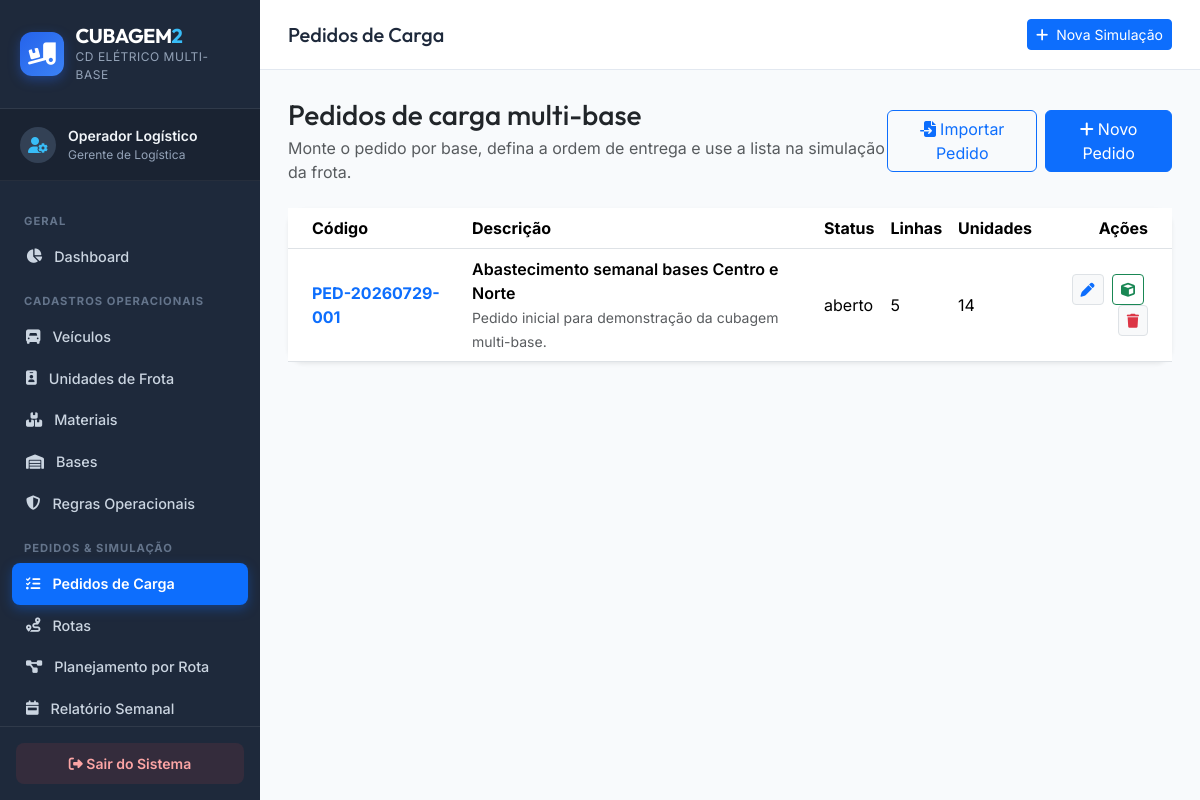
Page /pages/pedidos.php on the committed database.
### tables this page shows
CREATE TABLE pedidos_carga (
  id INTEGER PRIMARY KEY AUTOINCREMENT,
  codigo_pedido TEXT NOT NULL UNIQUE,
  descricao TEXT NOT NULL,
  status TEXT DEFAULT 'rascunho',
  observacoes TEXT NULL,
  created_at DATETIME DEFAULT CURRENT_TIMESTAMP,
  updated_at DATETIME DEFAULT CURRENT_TIMESTAMP
);

### controllers/PedidoCargaController.php (called while the page is built, shortened)
<?php
require_once __DIR__ . '/../models/PedidoCarga.php';
class PedidoCargaController {
    private PedidoCarga $model;
    public function __construct() {
        $this->model = new PedidoCarga();
    }
    public function listar(): array {
        return $this->model->listarTodos();
    }
    public function buscar(int $id): ?array {
        return $this->model->buscarPorId($id);
    }
}

### models/PedidoCarga.php (called while the page is built, shortened)
<?php
require_once __DIR__ . '/../config/conexao.php';
class PedidoCarga {
    private PDO $pdo;
    public function __construct() {
        global $pdo;
        $this->pdo = $pdo;
    }
    public function listarTodos(): array {
        $sql = 'SELECT p.*,
                       COUNT(i.id) AS linhas,
                       COALESCE(SUM(i.quantidade), 0) AS unidades
                FROM pedidos_carga p
                LEFT JOIN pedido_itens i ON i.pedido_id = p.id
                WHERE p.status NOT IN ("planejamento_rota", "simulacao_multi")
                GROUP BY p.id
                ORDER BY p.id DESC';
        return $this->pdo->query($sql)->fetchAll();
    }
    public function buscarPorId(int $id): ?array {
        $stmt = $this->pdo->prepare('SELECT * FROM pedidos_carga WHERE id = ?');
        $stmt->execute([$id]);
        $pedido = $stmt->fetch();
        $stmtItens = $this->pdo->prepare(
            'SELECT i.*,
                    m.codigo AS material_codigo,
                    m.descricao AS material_descricao,
                    m.categoria,
                    m.formato_fisico,
                    m.peso_unitario_kg,
                    m.comprimento_m,
                    m.largura_m,
                    m.altura_m,
                    m.volume_unitario_m3,
                    m.empilhavel,
                    m.max_lastros,
                    m.perfil_empilhamento,
                    m.fragilidade,
                    m.amarracao_especial,
                    b.codigo AS base_codigo,
                    b.nome AS base_nome
             FROM pedido_itens i
             JOIN materiais m ON m.id = i.material_id
             JOIN bases_operacionais b ON b.id = i.base_id
             WHERE i.pedido_id = ?
             ORDER BY i.ordem_entrega ASC, b.ordem_padrao ASC, i.id ASC'
        );
        $stmtItens->execute([$id]);
        $pedido['itens'] = $stmtItens->fetchAll();
        return $pedido;
    }
}

### pages/pedidos.php (the view, shortened to what this page needs)
<?php
require_once __DIR__ . '/../controllers/PedidoCargaController.php';
require_once __DIR__ . '/../includes/header.php';
require_once __DIR__ . '/../includes/menu.php';
$pedidoController = new PedidoCargaController();
$pedidos = $pedidoController->listar();
$pedidosDetalhados = [];
foreach ($pedidos as $pedidoResumo) {
    $pedidosDetalhados[$pedidoResumo['id']] = $pedidoController->buscar((int) $pedidoResumo['id']);
}
?>
<div class="container-fluid p-0">
    <div class="d-flex justify-content-between align-items-center mb-4">
        <div>
            <h2 class="h3 mb-1 text-dark">Pedidos de carga multi-base</h2>
            <p class="text-muted mb-0">Monte o pedido por base, defina a ordem de entrega e use a lista na simulação da frota.</p>
        </div>
        <div class="d-flex gap-2">
            <a href="importar_materiais.php" class="btn btn-outline-primary"><i class="fa-solid fa-file-import me-1"></i>Importar Pedido</a>
            <button class="btn btn-primary" data-bs-toggle="modal" data-bs-target="#modalPedido" onclick="resetPedidoForm()"><i class="fa-solid fa-plus me-1"></i>Novo Pedido</button>
        </div>
    </div>
    <div class="card border-0 shadow-sm rounded-4">
        <div class="card-body p-0">
            <div class="table-responsive">
                <table class="table table-hover align-middle mb-0">
                    <thead class="bg-light">
                        <tr>
                            <th class="ps-4">Código</th>
                            <th>Descrição</th>
                            <th>Status</th>
                            <th>Linhas</th>
                            <th>Unidades</th>
                            <th class="pe-4 text-end">Ações</th>
                        </tr>
                    </thead>
                    <tbody>
                        <?php if (empty($pedidos)): ?>
                            <tr><td colspan="6" class="text-center py-4 text-muted">Nenhum pedido cadastrado.</td></tr>
                        <?php else: ?>
                            <?php foreach ($pedidos as $pedido): ?>
                                <tr>
                                    <td class="ps-4 fw-bold text-primary"><?= htmlspecialchars($pedido['codigo_pedido']) ?></td>
                                    <td>
                                        <div class="fw-semibold"><?= htmlspecialchars($pedido['descricao']) ?></div>
                                        <small class="text-muted"><?= htmlspecialchars($pedido['observacoes']) ?></small>
                                    </td>
                                    <td><?= htmlspecialchars($pedido['status']) ?></td>
                                    <td><?= (int) $pedido['linhas'] ?></td>
                                    <td><?= (int) $pedido['unidades'] ?></td>
                                    <td class="pe-4 text-end">
                                        <button class="btn btn-sm btn-light border me-1" onclick='editPedido(<?= json_encode($pedidosDetalhados[$pedido["id"]], JSON_UNESCAPED_UNICODE | JSON_UNESCAPED_SLASHES) ?>)'><i class="fa-solid fa-pen text-primary"></i></button>
                                        <a href="simulacao.php?pedido_id=<?= (int) $pedido['id'] ?>" class="btn btn-sm btn-outline-success me-1"><i class="fa-solid fa-cube"></i></a>
                                        <button class="btn btn-sm btn-light border text-danger" onclick="deletePedido(<?= (int) $pedido['id'] ?>)"><i class="fa-solid fa-trash"></i></button>
                                    </td>
                                </tr>
                            <?php endforeach; ?>
                        <?php endif; ?>
                    </tbody>
                </table>
            </div>
        </div>
    </div>
</div>
<?php require_once __DIR__ . '/../includes/footer.php'; ?>

### assets/css/style.css (style rules this page uses)
:root { --primary-color: #0d6efd; --primary-hover: #0b5ed7; --dark-bg: #0f172a; --sidebar-bg: #1e293b; --sidebar-active: #334155; --card-bg: #ffffff; --border-color: #e2e8f0; --text-primary: #1e293b; --text-secondary: #64748b; --accent-munck: #d97706; --accent-truck: #2563eb; --accent-carreta: #059669; --accent-warning: #f59e0b; --accent-danger: #ef4444; --accent-success: #10b981; --radius-sm: 8px; --radius-md: 12px; --radius-lg: 16px; --shadow-sm: 0 1px 3px rgba(0,0,0,0.1); --shadow-md: 0 4px 6px -1px rgba(0,0,0,0.1), 0 2px 4px -1px rgba(0,0,0,0.06); --shadow-lg: 0 10px 15px -3px rgba(0,0,0,0.1), 0 4px 6px -2px rgba(0,0,0,0.05); }
body { font-family: 'Inter', system-ui, -apple-system, sans-serif; background-color: #f8fafc; color: var(--text-primary); margin: 0; padding: 0; }
h1, h2, h3, h4, h5, h6 { font-family: 'Outfit', 'Inter', sans-serif; font-weight: 700; }

### rows in the picture
pedidos_carga: codigo_pedido "PED-20260729-001", descricao "Abastecimento semanal bases Centro e Norte", observacoes "Pedido inicial para demonstração da cubagem multi-base.", status "aberto", linhas "5", unidades "14"

### other values in the picture
$usuarioLogado['nome'] "Operador Logístico"
$usuarioLogado['cargo'] "Gerente de Logística"
$pageTitle "Pedidos de Carga"
